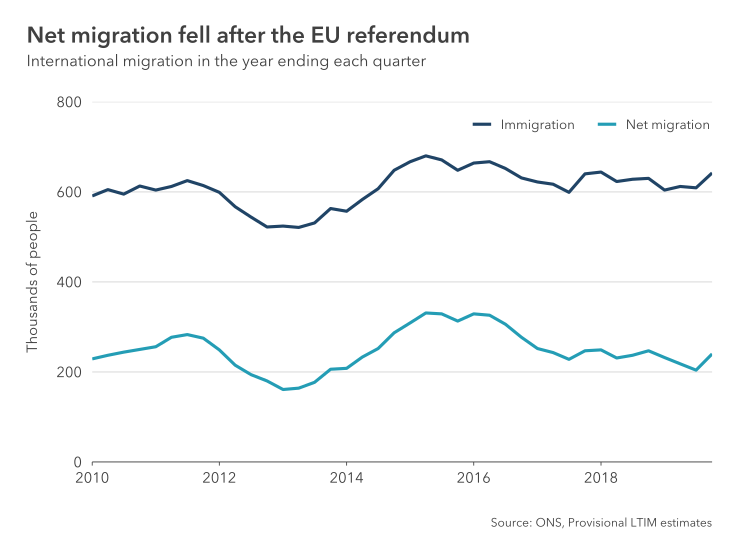

This chart was generated by the following R code:
# This is an example of how to make a line chart using the pilot package.
#
# This script is self-contained: running it will create a PNG and an SVG of the
# example chart in the same directory. To run the script will need to ensure:
#
# 1. You have installed all of the packages that the script imports
# 2. You have the dataset "line-chart.csv" in the same directory
#
# See the readme on GitHub to find out how to install the package.
#
# To run the script, type the following code in your R console:
#
# source("line-chart.R")

# Imports ---------------------------------------------------------------------

library(tidyverse)
library(pilot)

# Read in and prepare the data ------------------------------------------------

# Load the data from the csv as a dataframe
df <- read_csv("line-chart.csv")

# Create the plot -------------------------------------------------------------

# Use ggplot to create a plot with data and mappings
plot <- ggplot(
        data = df,
        mapping = aes(
            x = quarter,
            y = estimate,
            color = flow)) +
    # Add a line geometry to draw lines
    geom_line(size = 1.1) +
    # Set labels for the axes, legend, and caption, but don't set titles here
    labs(
        color = NULL,
        x = NULL,
        y = "Thousands of people",
        caption = "Source: ONS, Provisional LTIM estimates") +
    # Configure the the x and y axes: we set the y axis breaks and limits
    scale_x_date(
        expand = c(0, 0)) +
    scale_y_continuous(
        breaks = seq(0, 800, 200),
        limits = c(0, 800),
        expand = c(0, 0)) +
    # Add the Pilot theme, setting a bottom axis and horizontal gridlines
    theme_pilot(
        axes = "b",
        grid = "h") +
    # Use scale_color_manual and pilot_color to set colors for each lines
    scale_color_manual(values = c(
        "Immigration" = pilot_color("navy"),
        "Net migration" = pilot_color("blue"))) +
    # Here we use a theme customisation to overlay the legend on the plot area:
    # We could have used legend_position = "top-right" in theme_pilot
    # to put the legend at the top-right above the plot area
    theme(
        legend.position = c(1.03, 0.99),
        legend.justification = c(1, 1),
        legend.direction = "horizontal",
        legend.text = element_text(margin = margin(r = 10)))

# After creating the plot, add a title and subtitle with add_pilot_titles
plot <- add_pilot_titles(
    plot,
    title = "Net migration fell after the EU referendum",
    subtitle = "International migration in the year ending each quarter")

# Save the plot in different formats ------------------------------------------

# Save a high resolution export of the plot as a png
ggsave(
    filename = "line-chart.png",
    plot = plot,
    width = 7.7,
    height = 5.8,
    dpi = 400)

# Save an editable verson of the plot as an svg
ggsave(
    filename = "line-chart.svg",
    plot = plot,
    width = 7.7,
    height = 5.8,
    dpi = 400)
